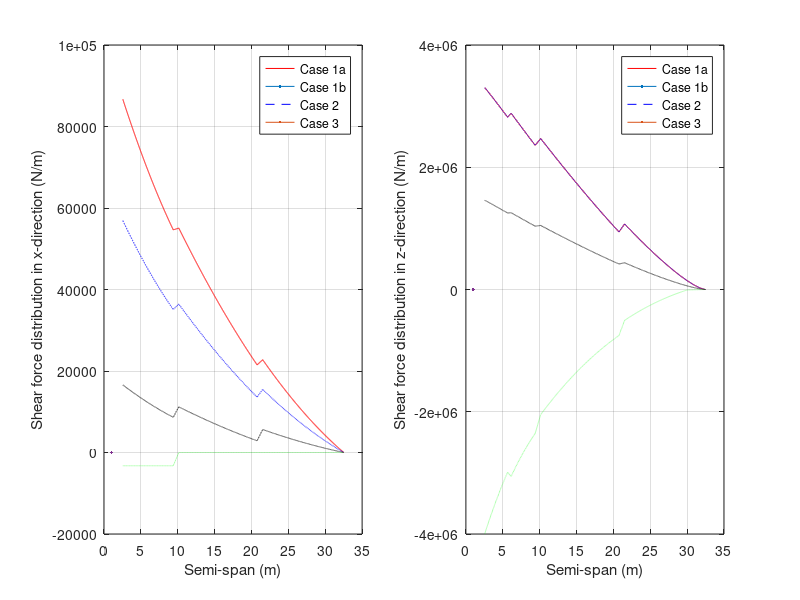
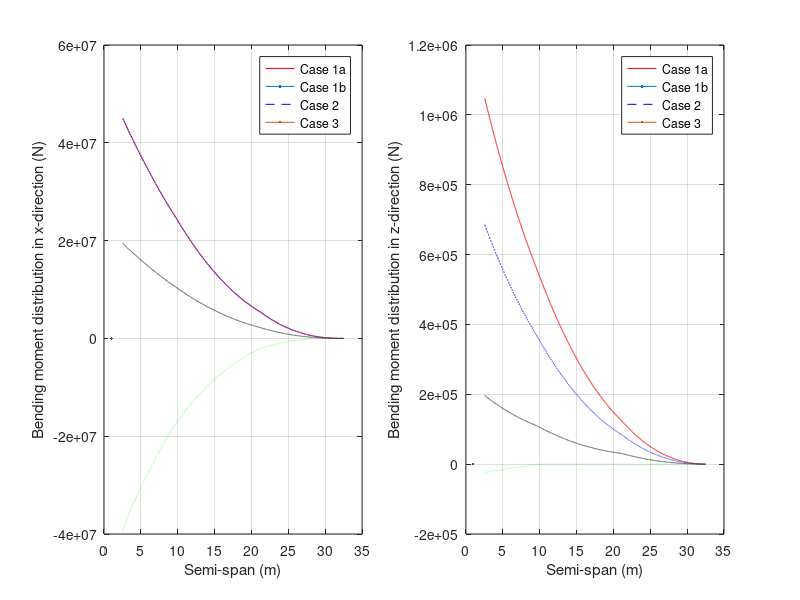
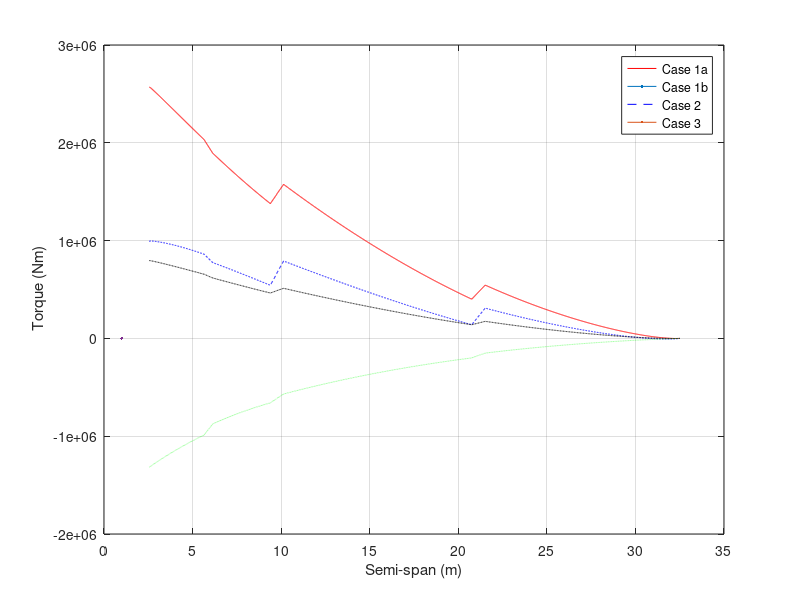

These charts were generated, in order, by the following MATLAB code:
clc
clear
close all

%LOADS DISTRIBUTION

%get chord distribution
%leading edge sweep angle
b = 32.45 * tand(26.6);
a = b - 3.47/4;

aa = (a + 3.47)/32.45;

%sweep_angle = atand(aa);
sweep_angle = atand(aa);

%chord distribution for first section
outer_chord = 13.89 - (9.75 * tand(sweep_angle));

gradient1 = (outer_chord - 13.89)/9.75;

%for outer section
gradient2 = (3.47 - outer_chord)/(32.45 - 9.75);

span1 = 2.55:0.01:9.75;
span2 = 9.75:0.01:32.5;

c2 = outer_chord - gradient2 * 9.75;

chord1 = gradient1 * span1 + 13.89;
chord2 = gradient2*span2+c2;

chord = [chord1,chord2];

%CMo for airfoil
Cmoairf = -0.131;

%constants
W_S = 7840;         %wing loading in N/m^2
S = 482;            %wing area in m^2
rho = 1.227;        %sea level density
W = 353385;         %mtow in kg
g = 9.81;           %gravitational constant
T = 321600;         %thrust produced by each engine in N

%masses and wing properties
m_dry = 27100/2;        %dry mass of the wing in kg
weight_wing = m_dry*g;  %weight of the wing in N
V_wing = 168.6331;      %volume of the wing in m^3 CHANGE THIS WITH THE REAL VALUE  

m_fuel = 176091;        %fuel mass in kg
rho_fuel = 804;         %fuel density in kg/m^3
length_ft = 26.83;      %length of fuel tank 

m_engine = 6147.1;      %mass of engine
m_mg = 15100;           %mass of main landing gear


%aerofoil properties
cg = 0.4141;                            %centre of gravity
arm_length = 0.1641;                    %distance of cg from aerodynamic centre
frontSpar = 0.12;                       %location of front spar
rearSpar = 0.7;                         %location of shear spar
flexAxis = (frontSpar+rearSpar)/2;      %location of flexural axis (shear centre)


%wing discretisation
span = [span1,span2];      %29.33 is the length of the wing that is outside of the fuselage

%area of the aerofoil at each section of the wing
area_aerofoil = 0.0939*chord.^2;


%cases: [case 1a, case 1b, case 2, case 3]

v = [130.537; 171.25;95.3; 81.21];           %speed in m/s
n = [3.75; 3.75;1;3];                      %load factor
L = n*W*g;                              %overall lift
L(4) = 0;                               %assume no aerodynamic forces in case 3
C_l = (2*n*W_S)./(rho*v.^2);            %lift coefficient
C_l(4) = 0;                             %assume no aerodynamic forces in case 3
%C_d = [0.13; 0.022; 0];                 %drag coefficient taken from polars
C_d = [0.043; 0.017; 0.02;0];
D = 0.5.*rho.*v.^2.*S.*C_d;             %overall drag
L0 = L./(32.5*pi*0.5 - 6.34);           %assume an elliptical lift distribution

dy = 0.01;                      %length of each section
dV = area_aerofoil * dy;        %volume of each section

%load on each section of the wing due to the wing's weight
dW_wing = (weight_wing/V_wing) * dV;

%load due to 1 engine in N
dW_engine = [m_engine*g;m_engine*g;m_engine*g;m_engine*g]; 

%load due to 1 main landing gear in N
dW_mg = [m_mg*g/4;m_mg*g/4;m_mg*g/4;m_mg*g/4];

%load due to fuel in the wings in N
V_fuel = 219.75;                %volume of fuel in m^3
dmass_fuel = rho_fuel * dV;     %mass of fuel in each section
dmass_fuel(2747:end) = 0;       %no fuel after y = 30
dW_fuel = dmass_fuel*g;         %weight of fuel in each section

%add all of the weights to get the total weight experienced at each section
dW_total = zeros(4, length(chord));             %pre-define array

%case 1a - worst case scenario with no fuel weight
dW_total(1,:) = dW_total(1,:) + dW_wing;                             %add weight of wing
dW_total(1,685:760) = dW_total(1,685:760) + dW_engine(1)/75;         %add weight of engine 1
dW_total(1,1823:1898) = dW_total(1,1823:1898) + dW_engine(1)/75;     %add weight of engine 2
dW_total(1,311:359) = dW_total(1,311:359) + dW_mg(1)/48;             %add weight of landing gear
dW_total(1,:) = dW_total(1,:) * 100;

%case 1b - worst case scenario with no fuel weight
dW_total(2,:) = dW_total(2,:) + dW_wing;                             %add weight of wing
dW_total(2,685:760) = dW_total(2,685:760) + dW_engine(2)/75;         %add weight of engine 1
dW_total(2,1823:1898) = dW_total(2,1823:1898) + dW_engine(2)/75;     %add weight of engine 2
dW_total(2,311:359) = dW_total(2,311:359) + dW_mg(2)/48;             %add weight of landing gear
dW_total(2,:) = dW_total(2,:) * 100;

%case 2 - OEI no fuel in the wings. worst case scenario at take of (using take off speed)
dW_total(3,:) = dW_total(3,:) + dW_wing;                             %add weight of wing
dW_total(3,685:760) = dW_total(3,685:760) + dW_engine(3)/75;         %add weight of engine 1
dW_total(3,1823:1898) = dW_total(3,1823:1898) + dW_engine(3)/75;     %add weight of engine 2
dW_total(3,311:359) = dW_total(3,311:359) + dW_mg(3)/48;             %add weight of landing gear
dW_total(3,:) = dW_total(3,:) * 100;

%case 3 - worst case scenario with fuel weight
dW_total(4,:) = dW_total(4,:) + dW_wing + dW_fuel;                   %add weight of wing and fuel
dW_total(4,685:760) = dW_total(4,685:760) + dW_engine(4)/75;         %add weight of engine 1
dW_total(4,1823:1898) = dW_total(4,1823:1898) + dW_engine(4)/75;     %add weight of engine 2
dW_total(4,311:359) = dW_total(4,311:359) + dW_mg(4)/48;             %add weight of landing gear
dW_total(4,:) = dW_total(4,:) * 100;
dW_total(4,311:359) = dW_total(3,311:359) - 6.2349e6/48;             %add force of main landing gear on the wing at touch down

dW_total = dW_total.*n;

%loading lifting distribution
data1 = load("WingLoadCase1.mat");
data2 = load("WingLoadCase2.mat");
dL1 = data1.vq;
dL2 = data2.vq;
dL(1 , :) = dL1';                            %case 1a
dL(2 , :) = dL(1,:);                        %case 1b
dL(3 , :) = dL2';                            %case 1a
dL(4 , :) = zeros(1 , length(span));        %case 3

%drag distribution and thrust distribution
dS = dy*chord; 
dD = 0.5*rho*v.^2.*C_d.*dS;                 %drag distribution
dD = dD * 100;
dT = zeros(4,length(span));
dT(1:3,685:760) = dT(1:3,685:760) + T/75;         %thrust of engine 1 for cases 1a, 1b and 3
dT(1:3,1823:1898) = dT(1:3,1823:1898) + T/75;         %thrust of engine 2 for cases 1a, 1b and 3
dT(4,685:760) = dT(4,685:760) + T/75;             %only add thrust from engine 1 for worst case scenario



%CALCULATING SHEAR                            %planform area distribution
%dD = 0.5*rho*v.^2.*C_d.*dS;                 %drag distribution
%dL = L0.*sqrt(1-(span/32.5).^2);            %elliptical lift distribution
% dD(:,685:760) = dD(:,685:760) - T/75;       %subtract thrust of engine 1
% dD(:,1823:1898) = dD(:,1823:1898) - T/75;   %subtract thrust of engine 2

% total_lift = 2 * trapz(dL(1,:));

for i = 1:4  
    for j = 1:length(span)
        temp1 = dD(i,j:length(span));
        temp2 = dT(i,j:length(span));
        shear_x(i,j) = sum((temp1-temp2)*dy);
    end
end

shear_y = 0;

for i = 1:4
    for j = 1:length(span)
        temp1 = dL(i,j:length(span));
        temp2 = dW_total(i,j:length(span));
        shear_z(i,j) = sum((temp1-temp2)*dy);
    end
end

shear_total = sqrt(shear_x.^2 + shear_z.^2);


%CALCULATING BENDING MOMENT

for i = 1:4
    for j = 1:length(span)
        temp = shear_z(i,j:length(span));
        M_x(i,j) = sum(temp)*dy;
    end
end

for i = 1:4
    for j = 1:length(span)
        temp = shear_x(i,j:length(span));
        M_z(i,j) = sum(temp)*dy;
    end
end

%% 

%Calculating how the cg varies due to engine, landing gear and fuel system:

%calculate the centre of gravity of the fuel system:
fuel_cg = 0.3994; % in m , cg of the fuel section when chord is 1
cg_airfoil= 0.4141;

lg_mass= m_mg/4;
lg_cg_stored = 0.55; %landing gear stored from structral layout digram approximate
lg_cg_deployed = 5.7 /9.9; 

engine_mass = m_engine; 
engine_inner_cg = -0.677/8.532; 
enginer_outer_cg= -0.677/8.532 ; 
fuel_mass=  m_fuel;

%case 1a - worst case scenario with no fuel weight

cg_variation = zeros(4, length(chord));             %pre-define array
cg_variation(1, :) = cg_airfoil .* chord;
cg_variation(1, 311:359) = (cg_variation(1, 311:359).* m_dry + lg_cg_stored.*chord(1,311:359).*lg_mass)/(m_dry+lg_mass);
cg_variation(1, 685:760)= (cg_variation(1, 685:760) .* m_dry  + engine_inner_cg.*chord(1, 685:760).*engine_mass)/(m_dry+engine_mass);
cg_variation(1, 1823:1898)= (cg_variation(1,1823:1898) .* m_dry  + engine_inner_cg.*chord(1, 1823:1898).*engine_mass)/(m_dry+engine_mass);

% %case 1b - worst case scenario with no fuel weight
cg_variation(2, :) = cg_airfoil .* chord;
cg_variation(2, 311:359) = (cg_variation(2, 311:359).* m_dry + lg_cg_stored.*chord(1,311:359).*lg_mass)/(m_dry+lg_mass);
cg_variation(2, 685:760)= (cg_variation(2, 685:760) .* m_dry  + engine_inner_cg.*chord(1, 685:760).*engine_mass)/(m_dry+engine_mass);
cg_variation(2, 1823:1898)= (cg_variation(2,1823:1898) .* m_dry  + engine_inner_cg.*chord(1, 1823:1898).*engine_mass)/(m_dry+engine_mass);

%%case 2 - OEI no fuel in the wings. worst case scenario at take of (using take off speed)
cg_variation(3, :) = cg_airfoil .* chord;
cg_variation(3, 311:359) = (cg_variation(3, 311:359).* m_dry + lg_cg_stored.*chord(1,311:359).*lg_mass)/(m_dry+lg_mass);
cg_variation(3, 685:760)= (cg_variation(3, 685:760) .* m_dry  + engine_inner_cg.*chord(1, 685:760).*engine_mass)/(m_dry+engine_mass);
cg_variation(3, 1823:1898)= (cg_variation(3,1823:1898) .* m_dry  + engine_inner_cg.*chord(1, 1823:1898).*engine_mass)/(m_dry+engine_mass);

% %case 3 - worst case scenario with fuel weight
cg_variation(4, :) = (cg_airfoil .* chord.* m_dry + fuel_cg.*chord.*fuel_mass)/(m_dry+fuel_mass) ;
cg_variation(4, 311:359) = (cg_variation(4, 311:359).*(m_dry+fuel_mass) + lg_cg_deployed.*chord(1,311:359).*lg_mass)/(m_dry+lg_mass+fuel_mass);
cg_variation(4, 685:760)= (cg_variation(4, 685:760) .* (m_dry+fuel_mass)  + engine_inner_cg.*chord(1, 685:760).*engine_mass)/(m_dry+engine_mass+fuel_mass);
cg_variation(4, 1823:1898)= (cg_variation(4,1823:1898) .* (m_dry+fuel_mass)  + engine_inner_cg.*chord(1, 1823:1898).*engine_mass)/(m_dry+engine_mass+fuel_mass);
cg_variation(4, 311:359) = (cg_variation(4, 311:359).*(m_dry+lg_mass+fuel_mass) + lg_cg_deployed.*chord(1,311:359).*(6.2349e6/9.81))/(m_dry+engine_mass+fuel_mass+ (6.2349e6/9.81));


%CALCULATING TORQUE

M_torque = zeros(4, length(span));
for i=1:4
    for j = 1: length(span)
        x_quart(i, j) = 0.25 * chord(j);
        flexAxis_change(i,j) = flexAxis .*chord(j);
        z_f = 0.07; % depends how we define the axis
        x_cg= cg;
        % temp1 = dL(i,j:length(span));
        % temp2 = dW_total(i,j:length(span));
        m_0w(i,j) = 0.5* rho * v(i)^2 * chord(j)^2 * Cmoairf; 
        dM(i,j) = dL(i,j)* (flexAxis_change(i,j) - x_quart(i,j))+dD(i,j) * 0 - dW_total(i,j) *(flexAxis_change(i,j) - cg_variation(i,j)) + m_0w(i,j);

    end
end
for i=1:4
    for j = 1: length(span)
        temp= dM(i, j:length(span));
        M_torque(i,j)= sum(temp)*dy;
     end
end
%% 

% M_torque = zeros(4, length(span));
% % landing_gear_force_case3 = zeros(length(span));
% % landing_gear_force_case3(311:359) = 3.4278e6/48 ; %double check this is correct or not
% for i=1:4
%     for j = 1: length(span)
%         if i==3 % the landing gear will exert a moment
%         x_quart(i, j) = 0.25 * chord(j);
%         z_f = 0.07; % depends how we define the axis
%         x_cg= cg;
%         m_0w(i,j) = 0.5* rho * v(i)^2 * chord(j)^2 * Cmoairf; 
%         dM(i,j) = dL1(i,j)* (flexAxis - x_quart(i,j))+dD(i,j) * 0 + dW_total(i,j) *(flexAxis - x_cg) + landing_gear_force_case3(1,j)*(flexAxis - rearSpar) - m_0w(i,j);
%         M_torque(i,j)= sum(dM(i,j)) ;  
%         else
%     x_quart(i, j) = 0.25 * chord(j);
%     z_f = 0.07; % depends how we define the axis
%     x_cg= cg;
%     m_0w(i,j) = 0.5* rho * v(i)^2 * chord(j)^2 * Cmoairf; 
%     dM(i,j) = dL1(i,j)* (flexAxis - x_quart(i,j))+dD(i,j) * 0 + dW_total(i,j) *(flexAxis - x_cg) + - m_0w(i,j);
%     M_torque(i,j)= sum(dM(i,j)) ;
%     end
%     end
% end


%PLOTSS

% figure
% plot(span,-dW_total(1,:),"r", LineWidth = 1.5);
% hold on
% plot(span,-dW_total(2,:),"b--", LineWidth = 1.5);
% plot(span,-dW_total(3,:),"g:", LineWidth = 1.5);
% hold off
% grid on
% xlabel("Semi-span (m)");
% ylabel("Weight distribution (N/m)");
% legend("Case 1a","Case 1b", "Case 3");

% figure
% plot(span,dL(1,:),"r", LineWidth = 1.5);
% hold on
% plot(span,dL(2,:),"b--", LineWidth = 1.5);
% plot(span,dL(3,:),"k-.");
% plot(span,dL(4,:),"g:", LineWidth = 1.5);
% hold off
% title("Lift distribution");
% xlabel("Semi-span (m)");
% ylabel("Lift (N/m)");
% grid on
% legend("Case 1a","Case 1b", "Case 2","Case 3");

% figure
% plot(span,dL(1,:)-dW_total(1,:),"r", LineWidth = 1.5);
% hold on
% plot(span,dL(2,:)-dW_total(2,:),"b--", LineWidth = 1.5);
% plot(span,dL(3,:)-dW_total(3,:),"k-.", LineWidth = 1.5);
% plot(span,dL(4,:)-dW_total(3,:),"g:", LineWidth = 1.5);
% hold off
% xlabel("Semi-span (m)");
% ylabel("load distribution (N/m)");
% grid on
% legend("Case 1a","Case 1b","Case 2", "Case 3");

figure
subplot(1,2,1);
plot(span,shear_x(1,:),"r", LineWidth = 1.5);
hold on
plot(span,shear_x(2,:),"b--", LineWidth = 1.5);
plot(span,shear_x(3,:),"k-.", LineWidth = 1.5);
plot(span,shear_x(4,:),"g:", LineWidth = 1.5);
hold off
grid on
xlabel("Semi-span (m)");
ylabel("Shear force distribution in x-direction (N/m)");
legend("Case 1a","Case 1b","Case 2", "Case 3");

subplot(1,2,2);
plot(span,shear_z(1,:),"r", LineWidth = 1.5);
hold on
plot(span,shear_z(2,:),"b--", LineWidth = 1.5);
plot(span,shear_z(3,:),"k-.", LineWidth = 1.5);
plot(span,shear_z(4,:),"g:", LineWidth = 1.5);
hold off
grid on
xlabel("Semi-span (m)");
ylabel("Shear force distribution in z-direction (N/m)");
legend("Case 1a","Case 1b","Case 2", "Case 3");

% subplot(1,3,3);
% plot(span,shear_total(1,:),"r", LineWidth = 1.5);
% hold on
% plot(span,shear_total(2,:),"b--", LineWidth = 1.5);
% plot(span,shear_total(3,:),"k-.", LineWidth = 1.5);
% plot(span,shear_total(4,:),"g:", LineWidth = 1.5);
% hold off
% grid on
% xlabel("Semi-span (m)");
% ylabel("Total shear distribution (N/m^2)");
% legend("Case 1a","Case 1b","Case 2", "Case 3");

figure
subplot(1,2,1);
plot(span,M_x(1,:),"r", LineWidth = 1.5);
hold on
plot(span,M_x(2,:),"b--", LineWidth = 1.5);
plot(span,M_x(3,:),"k-.", LineWidth = 1.5);
plot(span,M_x(4,:),"g:", LineWidth = 1.5);
hold off
grid on
xlabel("Semi-span (m)");
ylabel("Bending moment distribution in x-direction (N)");
legend("Case 1a","Case 1b","Case 2", "Case 3");

subplot(1,2,2);
plot(span,M_z(1,:),"r", LineWidth = 1.5);
hold on
plot(span,M_z(2,:),"b--", LineWidth = 1.5);
plot(span,M_z(3,:),"k-.", LineWidth = 1.5);
plot(span,M_z(4,:),"g:", LineWidth = 1.5);
hold off
grid on
xlabel("Semi-span (m)");
ylabel("Bending moment distribution in z-direction (N)");
legend("Case 1a","Case 1b","Case 2", "Case 3");


figure
plot(span,M_torque(1,:),"r", LineWidth = 1.5);
hold on
plot(span,M_torque(2,:),"b--", LineWidth = 1.5);
plot(span,M_torque(3,:),"k-.", LineWidth = 1.5);
plot(span,M_torque(4,:),"g:", LineWidth = 1.5);
hold off
grid on
xlabel("Semi-span (m)");
ylabel(" Torque (Nm)");
legend("Case 1a","Case 1b","Case 2", "Case 3");

% Get the sectional load vs spanwise diagram for case 1&3 under different
% conditions so MTOW, EFW, MLW

%%%%%%% CHANGE THE VALUES OF MLW AND EFW
% MTOW = 353385;         %mtow in kg
% MLW =  320000        ; % maximum landing weoght
% EFW =  300000      ; %EMPTY FUEL WEIGHT
% n= 3.75;
% mass=[MTOW, MLW, EFW];
% 
% for j= 1:3
%     lift(j) = n* mass(j)*g;
%     L0(j)= lift(j)/(32.5*pi*0.5 - 6.34);  %assume an elliptical lift distribution
%     dl_new(j,:) = L0(j)*sqrt(1-(span/32.5).^2);
% end
% 
% figure
% plot(span, dl_new(1,:))
% hold on
% plot(span, dl_new(2,:))
% plot(span, dl_new(3,:))
% grid on
% xlabel("Spanwise position (m)")
% ylabel("Sectional load (N/m)")


% figure
% plot(span,dL(1,:)-dW_total(1,:),"r",LineWidth = 1.25);
% hold on
% plot(span,dL(3,:)-dW_total(3,:),LineWidth = 1.25,Color=[0 128 255]/255);
% plot(span,dL(1,:),"--", LineWidth = 1.25,Color=[255 102 102]/255);
% plot(span,dL(3,:),"--", LineWidth = 1.25,Color=[102 102 255]/255);
% plot(span,dL(1,:),"k:")
% plot(span,-dW_total(1,:),":", LineWidth = 1.25,Color=[153 0 0]/255);
% plot(span,-dW_total(3,:),":", LineWidth = 1.25,Color=[0 0 153]/255);
% hold off
% xlabel("Semi-span (m)");
% ylabel("load distribution (N/m)");
% grid on
% legend("Case 1 - Resultant load","Case 3 - Resultant load","Case 1 - Lift ", "Case 3 - Lift ","Case 1 - Inertial loads","Case 3 - Inertial loads");
% 
% 
% 
% figure
% plot(span,dL(1,:)-dW_total(1,:),"r",LineWidth = 1.25);
% hold on
% plot(span,dL(4,:)-dW_total(1,:),"g",LineWidth = 1.25);
% plot(span,dL(3,:)-dW_total(3,:),LineWidth = 1.25,Color=[0 128 255]/255);
% plot(span,dL(1,:),"--", LineWidth = 1.25,Color=[255 102 102]/255);
% plot(span,dL(4,:),"--", LineWidth = 1.25,Color=[50 153 50]/255);
% plot(span,dL(3,:),"--", LineWidth = 1.25,Color=[102 102 255]/255);
% plot(span,-dW_total(1,:),":", LineWidth = 1.25,Color=[153 0 0]/255);
% plot(span,-dW_total(4,:),":", LineWidth = 1.25,Color=[0 50 0]/255);
% plot(span,-dW_total(3,:),":", LineWidth = 1.25,Color=[0 0 153]/255);
% hold off
% xlabel("Semi-span (m)");
% ylabel("load distribution (N/m)");
% grid on
% legend("Case 1 - Resultant load","Case 2 - Resultant load","Case 3 - Resultant load","Case 1 - Lift ","Case 2 - Lift " ,"Case 3 - Lift ","Case 1 - Inertial loads","Case 2 - Inertial loads","Case 3 - Inertial loads");
% 
